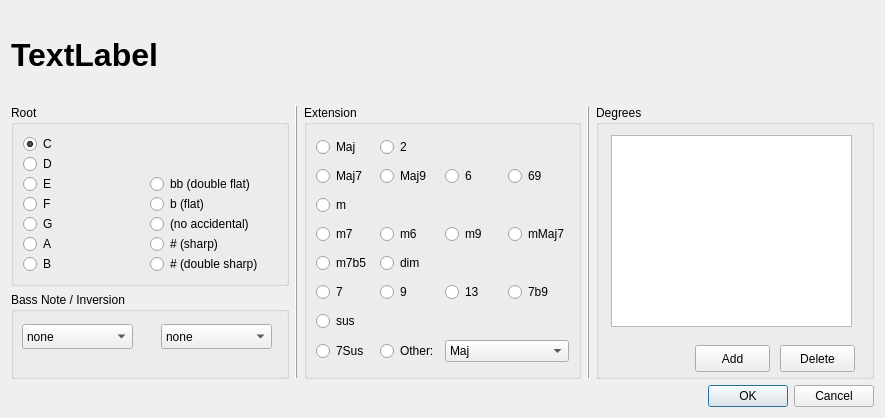
<ui version="4.0" >
 <class>ChordEdit</class>
 <widget class="QDialog" name="ChordEdit" >
  <property name="geometry" >
   <rect>
    <x>0</x>
    <y>0</y>
    <width>885</width>
    <height>418</height>
   </rect>
  </property>
  <property name="windowTitle" >
   <string>Dialog</string>
  </property>
  <layout class="QGridLayout" >
   <item row="0" column="0" colspan="2" >
    <widget class="QLabel" name="chordLabel" >
     <property name="font" >
      <font>
       <pointsize>24</pointsize>
       <weight>75</weight>
       <bold>true</bold>
      </font>
     </property>
     <property name="text" >
      <string>TextLabel</string>
     </property>
    </widget>
   </item>
   <item row="1" column="0" >
    <widget class="QGroupBox" name="root" >
     <property name="title" >
      <string>Root</string>
     </property>
     <property name="flat" >
      <bool>true</bool>
     </property>
     <layout class="QGridLayout" >
      <property name="horizontalSpacing" >
       <number>0</number>
      </property>
      <property name="verticalSpacing" >
       <number>0</number>
      </property>
      <item row="0" column="0" >
       <widget class="QRadioButton" name="rootC" >
        <property name="text" >
         <string>C</string>
        </property>
        <property name="checked" >
         <bool>true</bool>
        </property>
       </widget>
      </item>
      <item row="2" column="0" >
       <widget class="QRadioButton" name="rootE" >
        <property name="text" >
         <string>E</string>
        </property>
       </widget>
      </item>
      <item row="2" column="1" >
       <widget class="QRadioButton" name="accDFlat" >
        <property name="text" >
         <string>bb (double flat)</string>
        </property>
       </widget>
      </item>
      <item row="3" column="0" >
       <widget class="QRadioButton" name="rootF" >
        <property name="text" >
         <string>F</string>
        </property>
       </widget>
      </item>
      <item row="3" column="1" >
       <widget class="QRadioButton" name="accFlat" >
        <property name="text" >
         <string>b (flat)</string>
        </property>
       </widget>
      </item>
      <item row="4" column="0" >
       <widget class="QRadioButton" name="rootG" >
        <property name="text" >
         <string>G</string>
        </property>
       </widget>
      </item>
      <item row="4" column="1" >
       <widget class="QRadioButton" name="accNone" >
        <property name="text" >
         <string>(no accidental)</string>
        </property>
       </widget>
      </item>
      <item row="5" column="0" >
       <widget class="QRadioButton" name="rootA" >
        <property name="text" >
         <string>A</string>
        </property>
       </widget>
      </item>
      <item row="5" column="1" >
       <widget class="QRadioButton" name="accSharp" >
        <property name="text" >
         <string># (sharp)</string>
        </property>
       </widget>
      </item>
      <item row="6" column="0" >
       <widget class="QRadioButton" name="rootB" >
        <property name="text" >
         <string>B</string>
        </property>
       </widget>
      </item>
      <item row="6" column="1" >
       <widget class="QRadioButton" name="accDSharp" >
        <property name="text" >
         <string># (double sharp)</string>
        </property>
       </widget>
      </item>
      <item row="1" column="0" >
       <widget class="QRadioButton" name="rootD" >
        <property name="text" >
         <string>D</string>
        </property>
       </widget>
      </item>
     </layout>
    </widget>
   </item>
   <item rowspan="2" row="1" column="1" >
    <widget class="QFrame" name="frame" >
     <property name="frameShape" >
      <enum>QFrame::VLine</enum>
     </property>
     <property name="frameShadow" >
      <enum>QFrame::Raised</enum>
     </property>
    </widget>
   </item>
   <item rowspan="2" row="1" column="2" >
    <widget class="QGroupBox" name="extension" >
     <property name="title" >
      <string>Extension</string>
     </property>
     <property name="flat" >
      <bool>true</bool>
     </property>
     <layout class="QGridLayout" >
      <item row="0" column="0" >
       <widget class="QRadioButton" name="extMaj" >
        <property name="text" >
         <string>Maj</string>
        </property>
       </widget>
      </item>
      <item row="0" column="1" >
       <widget class="QRadioButton" name="ext2" >
        <property name="text" >
         <string>2</string>
        </property>
       </widget>
      </item>
      <item row="1" column="0" >
       <widget class="QRadioButton" name="extMaj7" >
        <property name="text" >
         <string>Maj7</string>
        </property>
       </widget>
      </item>
      <item row="1" column="1" >
       <widget class="QRadioButton" name="extMaj9" >
        <property name="text" >
         <string>Maj9</string>
        </property>
       </widget>
      </item>
      <item row="1" column="2" >
       <widget class="QRadioButton" name="ext6" >
        <property name="text" >
         <string>6</string>
        </property>
       </widget>
      </item>
      <item row="1" column="3" >
       <widget class="QRadioButton" name="ext69" >
        <property name="text" >
         <string>69</string>
        </property>
       </widget>
      </item>
      <item row="2" column="0" >
       <widget class="QRadioButton" name="extm" >
        <property name="text" >
         <string>m</string>
        </property>
       </widget>
      </item>
      <item row="3" column="0" >
       <widget class="QRadioButton" name="extm7" >
        <property name="text" >
         <string>m7</string>
        </property>
       </widget>
      </item>
      <item row="4" column="0" >
       <widget class="QRadioButton" name="extm7b5" >
        <property name="text" >
         <string>m7b5</string>
        </property>
       </widget>
      </item>
      <item row="5" column="0" >
       <widget class="QRadioButton" name="ext7" >
        <property name="text" >
         <string>7</string>
        </property>
       </widget>
      </item>
      <item row="6" column="0" >
       <widget class="QRadioButton" name="extsus" >
        <property name="text" >
         <string>sus</string>
        </property>
       </widget>
      </item>
      <item row="7" column="0" >
       <widget class="QRadioButton" name="ext7Sus" >
        <property name="text" >
         <string>7Sus</string>
        </property>
       </widget>
      </item>
      <item row="3" column="1" >
       <widget class="QRadioButton" name="extm6" >
        <property name="text" >
         <string>m6</string>
        </property>
       </widget>
      </item>
      <item row="3" column="2" >
       <widget class="QRadioButton" name="extm9" >
        <property name="text" >
         <string>m9</string>
        </property>
       </widget>
      </item>
      <item row="3" column="3" >
       <widget class="QRadioButton" name="extmMaj7" >
        <property name="text" >
         <string>mMaj7</string>
        </property>
       </widget>
      </item>
      <item row="4" column="1" >
       <widget class="QRadioButton" name="extdim" >
        <property name="text" >
         <string>dim</string>
        </property>
       </widget>
      </item>
      <item row="5" column="1" >
       <widget class="QRadioButton" name="ext9" >
        <property name="text" >
         <string>9</string>
        </property>
       </widget>
      </item>
      <item row="5" column="2" >
       <widget class="QRadioButton" name="ext13" >
        <property name="text" >
         <string>13</string>
        </property>
       </widget>
      </item>
      <item row="5" column="3" >
       <widget class="QRadioButton" name="ext7b9" >
        <property name="text" >
         <string>7b9</string>
        </property>
       </widget>
      </item>
      <item row="7" column="1" >
       <widget class="QRadioButton" name="extOther" >
        <property name="text" >
         <string>Other:</string>
        </property>
       </widget>
      </item>
      <item row="7" column="2" colspan="2" >
       <widget class="QComboBox" name="extOtherCombo" >
        <item>
         <property name="text" >
          <string>Maj</string>
         </property>
        </item>
        <item>
         <property name="text" >
          <string>5b</string>
         </property>
        </item>
        <item>
         <property name="text" >
          <string>aug</string>
         </property>
        </item>
        <item>
         <property name="text" >
          <string>6</string>
         </property>
        </item>
        <item>
         <property name="text" >
          <string>Maj7</string>
         </property>
        </item>
        <item>
         <property name="text" >
          <string>Maj9</string>
         </property>
        </item>
        <item>
         <property name="text" >
          <string>Maj9#11</string>
         </property>
        </item>
        <item>
         <property name="text" >
          <string>Maj13#11</string>
         </property>
        </item>
        <item>
         <property name="text" >
          <string>Maj13</string>
         </property>
        </item>
        <item>
         <property name="text" >
          <string>+</string>
         </property>
        </item>
        <item>
         <property name="text" >
          <string>Maj7#5</string>
         </property>
        </item>
        <item>
         <property name="text" >
          <string>69</string>
         </property>
        </item>
        <item>
         <property name="text" >
          <string>2</string>
         </property>
        </item>
        <item>
         <property name="text" >
          <string>m</string>
         </property>
        </item>
        <item>
         <property name="text" >
          <string>maug</string>
         </property>
        </item>
        <item>
         <property name="text" >
          <string>mMaj7</string>
         </property>
        </item>
        <item>
         <property name="text" >
          <string>m7</string>
         </property>
        </item>
        <item>
         <property name="text" >
          <string>m9</string>
         </property>
        </item>
        <item>
         <property name="text" >
          <string>m11</string>
         </property>
        </item>
        <item>
         <property name="text" >
          <string>m13</string>
         </property>
        </item>
        <item>
         <property name="text" >
          <string>m6</string>
         </property>
        </item>
        <item>
         <property name="text" >
          <string>m#5</string>
         </property>
        </item>
        <item>
         <property name="text" >
          <string>m7#5</string>
         </property>
        </item>
        <item>
         <property name="text" >
          <string>m69</string>
         </property>
        </item>
        <item>
         <property name="text" >
          <string>Maj7Lyd</string>
         </property>
        </item>
        <item>
         <property name="text" >
          <string>Maj7b5</string>
         </property>
        </item>
        <item>
         <property name="text" >
          <string>m7b5</string>
         </property>
        </item>
        <item>
         <property name="text" >
          <string>dim</string>
         </property>
        </item>
        <item>
         <property name="text" >
          <string>m9b5</string>
         </property>
        </item>
        <item>
         <property name="text" >
          <string>5</string>
         </property>
        </item>
        <item>
         <property name="text" >
          <string>7+</string>
         </property>
        </item>
        <item>
         <property name="text" >
          <string>9+</string>
         </property>
        </item>
        <item>
         <property name="text" >
          <string>13+</string>
         </property>
        </item>
        <item>
         <property name="text" >
          <string>(blues)</string>
         </property>
        </item>
        <item>
         <property name="text" >
          <string>7(Blues)</string>
         </property>
        </item>
        <item>
         <property name="text" >
          <string>7</string>
         </property>
        </item>
        <item>
         <property name="text" >
          <string>13</string>
         </property>
        </item>
        <item>
         <property name="text" >
          <string>7b13</string>
         </property>
        </item>
        <item>
         <property name="text" >
          <string>7#11</string>
         </property>
        </item>
        <item>
         <property name="text" >
          <string>13#11</string>
         </property>
        </item>
        <item>
         <property name="text" >
          <string>7#11b13</string>
         </property>
        </item>
        <item>
         <property name="text" >
          <string>9</string>
         </property>
        </item>
        <item>
         <property name="text" >
          <string>9b13</string>
         </property>
        </item>
        <item>
         <property name="text" >
          <string>9#11</string>
         </property>
        </item>
        <item>
         <property name="text" >
          <string>13#11</string>
         </property>
        </item>
        <item>
         <property name="text" >
          <string>9#11b13</string>
         </property>
        </item>
        <item>
         <property name="text" >
          <string>7b9</string>
         </property>
        </item>
        <item>
         <property name="text" >
          <string>13b9</string>
         </property>
        </item>
        <item>
         <property name="text" >
          <string>7b9b13</string>
         </property>
        </item>
        <item>
         <property name="text" >
          <string>7b9#11</string>
         </property>
        </item>
        <item>
         <property name="text" >
          <string>13b9#11</string>
         </property>
        </item>
        <item>
         <property name="text" >
          <string>7b9#11b13</string>
         </property>
        </item>
        <item>
         <property name="text" >
          <string>7#9</string>
         </property>
        </item>
        <item>
         <property name="text" >
          <string>13#9</string>
         </property>
        </item>
        <item>
         <property name="text" >
          <string>7#9b13</string>
         </property>
        </item>
        <item>
         <property name="text" >
          <string>9#11</string>
         </property>
        </item>
        <item>
         <property name="text" >
          <string>13#9#11</string>
         </property>
        </item>
        <item>
         <property name="text" >
          <string>7#9#11b13</string>
         </property>
        </item>
        <item>
         <property name="text" >
          <string>7b5</string>
         </property>
        </item>
        <item>
         <property name="text" >
          <string>13b5</string>
         </property>
        </item>
        <item>
         <property name="text" >
          <string>7b5b13</string>
         </property>
        </item>
        <item>
         <property name="text" >
          <string>9b5</string>
         </property>
        </item>
        <item>
         <property name="text" >
          <string>9b5b13</string>
         </property>
        </item>
        <item>
         <property name="text" >
          <string>7b5b9</string>
         </property>
        </item>
        <item>
         <property name="text" >
          <string>13b5b9</string>
         </property>
        </item>
        <item>
         <property name="text" >
          <string>7b5b9b13</string>
         </property>
        </item>
        <item>
         <property name="text" >
          <string>7b5#9</string>
         </property>
        </item>
        <item>
         <property name="text" >
          <string>13b5#9</string>
         </property>
        </item>
        <item>
         <property name="text" >
          <string>7b5#9b13</string>
         </property>
        </item>
        <item>
         <property name="text" >
          <string>7#5</string>
         </property>
        </item>
        <item>
         <property name="text" >
          <string>13#5</string>
         </property>
        </item>
        <item>
         <property name="text" >
          <string>7#5#11</string>
         </property>
        </item>
        <item>
         <property name="text" >
          <string>13#5#11</string>
         </property>
        </item>
        <item>
         <property name="text" >
          <string>9#5</string>
         </property>
        </item>
        <item>
         <property name="text" >
          <string>9#5#11</string>
         </property>
        </item>
        <item>
         <property name="text" >
          <string>7#5b9</string>
         </property>
        </item>
        <item>
         <property name="text" >
          <string>13#5b9</string>
         </property>
        </item>
        <item>
         <property name="text" >
          <string>7#5b9#11</string>
         </property>
        </item>
        <item>
         <property name="text" >
          <string>13#5b9#11</string>
         </property>
        </item>
        <item>
         <property name="text" >
          <string>7#5#9</string>
         </property>
        </item>
        <item>
         <property name="text" >
          <string>13#5#9#11</string>
         </property>
        </item>
        <item>
         <property name="text" >
          <string>7#5#9#11</string>
         </property>
        </item>
        <item>
         <property name="text" >
          <string>13#5#9#11</string>
         </property>
        </item>
        <item>
         <property name="text" >
          <string>7alt</string>
         </property>
        </item>
        <item>
         <property name="text" >
          <string>7sus</string>
         </property>
        </item>
        <item>
         <property name="text" >
          <string>13sus</string>
         </property>
        </item>
        <item>
         <property name="text" >
          <string>7susb13</string>
         </property>
        </item>
        <item>
         <property name="text" >
          <string>7sus#11</string>
         </property>
        </item>
        <item>
         <property name="text" >
          <string>13sus#11</string>
         </property>
        </item>
        <item>
         <property name="text" >
          <string>7sus#11b13</string>
         </property>
        </item>
        <item>
         <property name="text" >
          <string>9sus</string>
         </property>
        </item>
        <item>
         <property name="text" >
          <string>9susb13</string>
         </property>
        </item>
        <item>
         <property name="text" >
          <string>9sus#11</string>
         </property>
        </item>
        <item>
         <property name="text" >
          <string>13sus#11</string>
         </property>
        </item>
        <item>
         <property name="text" >
          <string>9sus#11b13</string>
         </property>
        </item>
        <item>
         <property name="text" >
          <string>7susb9</string>
         </property>
        </item>
        <item>
         <property name="text" >
          <string>13susb9</string>
         </property>
        </item>
        <item>
         <property name="text" >
          <string>7susb9b13</string>
         </property>
        </item>
        <item>
         <property name="text" >
          <string>7susb9#11</string>
         </property>
        </item>
        <item>
         <property name="text" >
          <string>13susb9#11</string>
         </property>
        </item>
        <item>
         <property name="text" >
          <string>7susb9#11b13</string>
         </property>
        </item>
        <item>
         <property name="text" >
          <string>7sus#9</string>
         </property>
        </item>
        <item>
         <property name="text" >
          <string>13sus#9</string>
         </property>
        </item>
        <item>
         <property name="text" >
          <string>7sus#9b13</string>
         </property>
        </item>
        <item>
         <property name="text" >
          <string>9sus#11</string>
         </property>
        </item>
        <item>
         <property name="text" >
          <string>13sus#9#11</string>
         </property>
        </item>
        <item>
         <property name="text" >
          <string>7sus#9#11b13</string>
         </property>
        </item>
        <item>
         <property name="text" >
          <string>7susb5</string>
         </property>
        </item>
        <item>
         <property name="text" >
          <string>13susb5</string>
         </property>
        </item>
        <item>
         <property name="text" >
          <string>7susb5b13</string>
         </property>
        </item>
        <item>
         <property name="text" >
          <string>9susb5</string>
         </property>
        </item>
        <item>
         <property name="text" >
          <string>9susb5b13</string>
         </property>
        </item>
        <item>
         <property name="text" >
          <string>7susb5b9</string>
         </property>
        </item>
        <item>
         <property name="text" >
          <string>13susb5b9</string>
         </property>
        </item>
        <item>
         <property name="text" >
          <string>7susb5b9b13</string>
         </property>
        </item>
        <item>
         <property name="text" >
          <string>7susb5#9</string>
         </property>
        </item>
        <item>
         <property name="text" >
          <string>13susb5#9</string>
         </property>
        </item>
        <item>
         <property name="text" >
          <string>7susb5#9b13</string>
         </property>
        </item>
        <item>
         <property name="text" >
          <string>7sus#5</string>
         </property>
        </item>
        <item>
         <property name="text" >
          <string>13sus#5</string>
         </property>
        </item>
        <item>
         <property name="text" >
          <string>7sus#5#11</string>
         </property>
        </item>
        <item>
         <property name="text" >
          <string>13sus#5#11</string>
         </property>
        </item>
        <item>
         <property name="text" >
          <string>9sus#5</string>
         </property>
        </item>
        <item>
         <property name="text" >
          <string>9sus#5#11</string>
         </property>
        </item>
        <item>
         <property name="text" >
          <string>7sus#5b9</string>
         </property>
        </item>
        <item>
         <property name="text" >
          <string>13sus#5b9</string>
         </property>
        </item>
        <item>
         <property name="text" >
          <string>7sus#5b9#11</string>
         </property>
        </item>
        <item>
         <property name="text" >
          <string>13sus#5b9#11</string>
         </property>
        </item>
        <item>
         <property name="text" >
          <string>7sus#5#9</string>
         </property>
        </item>
        <item>
         <property name="text" >
          <string>13sus#5#9#11</string>
         </property>
        </item>
        <item>
         <property name="text" >
          <string>7sus#5#9#11</string>
         </property>
        </item>
        <item>
         <property name="text" >
          <string>13sus#5#9#11</string>
         </property>
        </item>
        <item>
         <property name="text" >
          <string>4</string>
         </property>
        </item>
        <item>
         <property name="text" >
          <string>sus</string>
         </property>
        </item>
       </widget>
      </item>
     </layout>
    </widget>
   </item>
   <item rowspan="2" row="1" column="3" >
    <widget class="QFrame" name="frame_2" >
     <property name="frameShape" >
      <enum>QFrame::VLine</enum>
     </property>
     <property name="frameShadow" >
      <enum>QFrame::Raised</enum>
     </property>
    </widget>
   </item>
   <item rowspan="2" row="1" column="4" >
    <widget class="QGroupBox" name="groupBox" >
     <property name="title" >
      <string>Degrees</string>
     </property>
     <property name="flat" >
      <bool>true</bool>
     </property>
     <widget class="QPushButton" name="addButton" >
      <property name="geometry" >
       <rect>
        <x>99</x>
        <y>240</y>
        <width>75</width>
        <height>27</height>
       </rect>
      </property>
      <property name="text" >
       <string>Add</string>
      </property>
     </widget>
     <widget class="QPushButton" name="deleteButton" >
      <property name="geometry" >
       <rect>
        <x>184</x>
        <y>240</y>
        <width>75</width>
        <height>27</height>
       </rect>
      </property>
      <property name="text" >
       <string>Delete</string>
      </property>
     </widget>
     <widget class="QTableView" name="degreeTable" >
      <property name="geometry" >
       <rect>
        <x>15</x>
        <y>30</y>
        <width>241</width>
        <height>192</height>
       </rect>
      </property>
     </widget>
    </widget>
   </item>
   <item row="2" column="0" >
    <widget class="QGroupBox" name="groupBox_3" >
     <property name="title" >
      <string>Bass Note / Inversion</string>
     </property>
     <property name="flat" >
      <bool>true</bool>
     </property>
     <widget class="QComboBox" name="bassNote" >
      <property name="geometry" >
       <rect>
        <x>11</x>
        <y>32</y>
        <width>111</width>
        <height>25</height>
       </rect>
      </property>
      <item>
       <property name="text" >
        <string>none</string>
       </property>
      </item>
      <item>
       <property name="text" >
        <string>/C</string>
       </property>
      </item>
      <item>
       <property name="text" >
        <string>/Db</string>
       </property>
      </item>
      <item>
       <property name="text" >
        <string>/D</string>
       </property>
      </item>
      <item>
       <property name="text" >
        <string>/Eb</string>
       </property>
      </item>
      <item>
       <property name="text" >
        <string>/E</string>
       </property>
      </item>
      <item>
       <property name="text" >
        <string>/F</string>
       </property>
      </item>
      <item>
       <property name="text" >
        <string>/F#</string>
       </property>
      </item>
      <item>
       <property name="text" >
        <string>/G</string>
       </property>
      </item>
      <item>
       <property name="text" >
        <string>/Ab</string>
       </property>
      </item>
      <item>
       <property name="text" >
        <string>/A</string>
       </property>
      </item>
      <item>
       <property name="text" >
        <string>/Bb</string>
       </property>
      </item>
      <item>
       <property name="text" >
        <string>/B</string>
       </property>
      </item>
     </widget>
     <widget class="QComboBox" name="inversion" >
      <property name="geometry" >
       <rect>
        <x>150</x>
        <y>32</y>
        <width>111</width>
        <height>25</height>
       </rect>
      </property>
      <property name="currentIndex" >
       <number>0</number>
      </property>
      <item>
       <property name="text" >
        <string>none</string>
       </property>
      </item>
      <item>
       <property name="text" >
        <string>1</string>
       </property>
      </item>
      <item>
       <property name="text" >
        <string>2</string>
       </property>
      </item>
      <item>
       <property name="text" >
        <string>3</string>
       </property>
      </item>
     </widget>
    </widget>
   </item>
   <item row="3" column="2" colspan="3" >
    <widget class="QDialogButtonBox" name="buttonBox" >
     <property name="orientation" >
      <enum>Qt::Horizontal</enum>
     </property>
     <property name="standardButtons" >
      <set>QDialogButtonBox::Cancel|QDialogButtonBox::NoButton|QDialogButtonBox::Ok</set>
     </property>
    </widget>
   </item>
  </layout>
 </widget>
 <resources/>
 <connections>
  <connection>
   <sender>buttonBox</sender>
   <signal>accepted()</signal>
   <receiver>ChordEdit</receiver>
   <slot>accept()</slot>
   <hints>
    <hint type="sourcelabel" >
     <x>248</x>
     <y>254</y>
    </hint>
    <hint type="destinationlabel" >
     <x>157</x>
     <y>274</y>
    </hint>
   </hints>
  </connection>
  <connection>
   <sender>buttonBox</sender>
   <signal>rejected()</signal>
   <receiver>ChordEdit</receiver>
   <slot>reject()</slot>
   <hints>
    <hint type="sourcelabel" >
     <x>316</x>
     <y>260</y>
    </hint>
    <hint type="destinationlabel" >
     <x>286</x>
     <y>274</y>
    </hint>
   </hints>
  </connection>
 </connections>
</ui>
